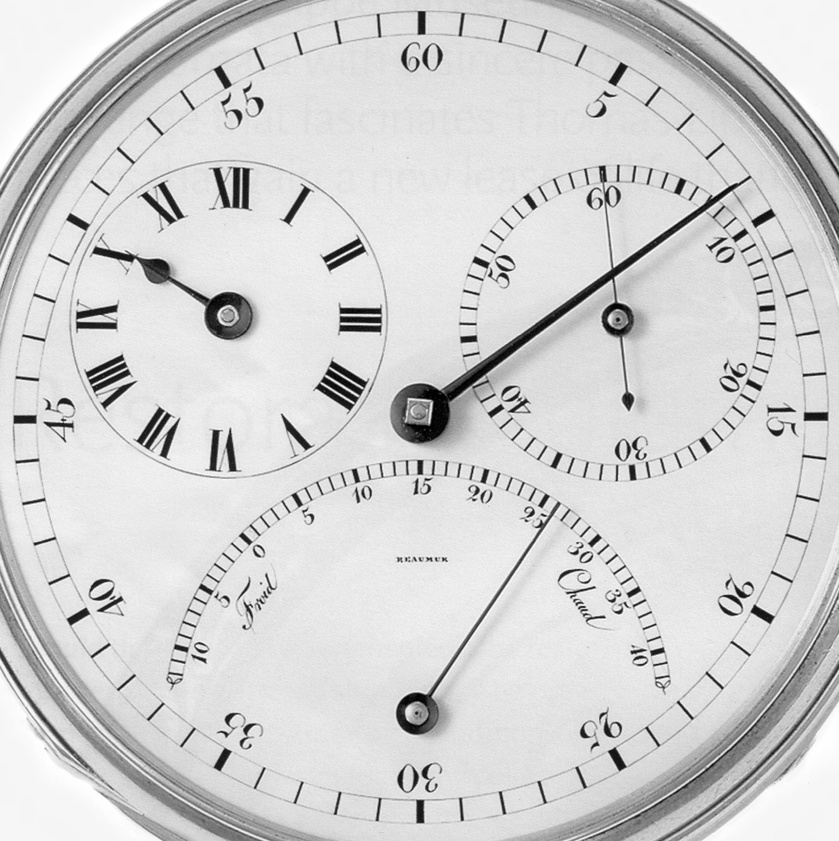
#> input picture Ek/Fig0223(a)-930.jpg, 839 x 841 px, shrunk from 2136 x 2140 before the run, found by its file name
$ python resizing.py
#> lines starting #> are read from the running program, lines starting #| are printed output that depends on the picture
#> further down, giris_resim_a is the input picture: PIL image 839x841 L; min 0, max 255, mean 209.5
from PIL import Image
import numpy as np
import os

# resmin boyutlarını değiştirecek bir fonksiyon
def en_yakin_komsu_enterpolasyonu(resim_a, son_genislik, son_yukseklik):
    # resmin il başkati genişlik ve yüksekliğini aldım
#> called with son_genislik = 166, son_yukseklik = 165
    ilk_genislik, ilk_yukseklik = resim_a.size
#> ilk_genislik = 839; ilk_yukseklik = 841

    #piksellerinden np dizisi oluştur
    new_resim_a = np.zeros((son_yukseklik, son_genislik, 3), dtype=np.uint8)

    for i in range(son_yukseklik):
        for j in range(son_genislik):

            # yeni pikselin hangi orijinal piksele karşılık geldiğini hesapla
            orig_x = int(i * ilk_yukseklik / son_yukseklik)
            orig_y = int(j * ilk_genislik / son_genislik)

            # Yeni resimdeki pikselin rengini, orijinal resimdeki ilgili pikselden alıyorum.
            new_resim_a[i, j] = resim_a.getpixel((orig_y, orig_x))
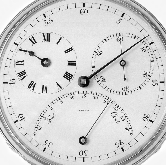
#> new_resim_a: shape (165, 166, 3); min 0, max 255, mean 209.6

    # NumPy dizisini tekrar bir resme çevir
    return Image.fromarray(new_resim_a)


#resmi aç
giris_resim_a = Image.open(r'C:\Users\DELL\Desktop\202213171807-Ayşenur Eskin\Ek\Fig0223(a)-930.jpg')

if os.path.exists(r'C:\Users\DELL\Desktop\202213171807-Ayşenur Eskin\Ek\Fig0223(a)-930.jpg'):
    print("Dosya bulundu!")
else:
    print("Dosya bulunamadı!")

son_genislik = 166
son_yukseklik = 165

#enterpolasyonla değiştirme kısmı
cikis_resim_a = en_yakin_komsu_enterpolasyonu(giris_resim_a, son_genislik, son_yukseklik)

#kaydet
cikis_resim_a.save(r'C:\Users\DELL\Desktop\202213171807-Ayşenur Eskin\Ek\Fig0223(d)-72.jpg')
